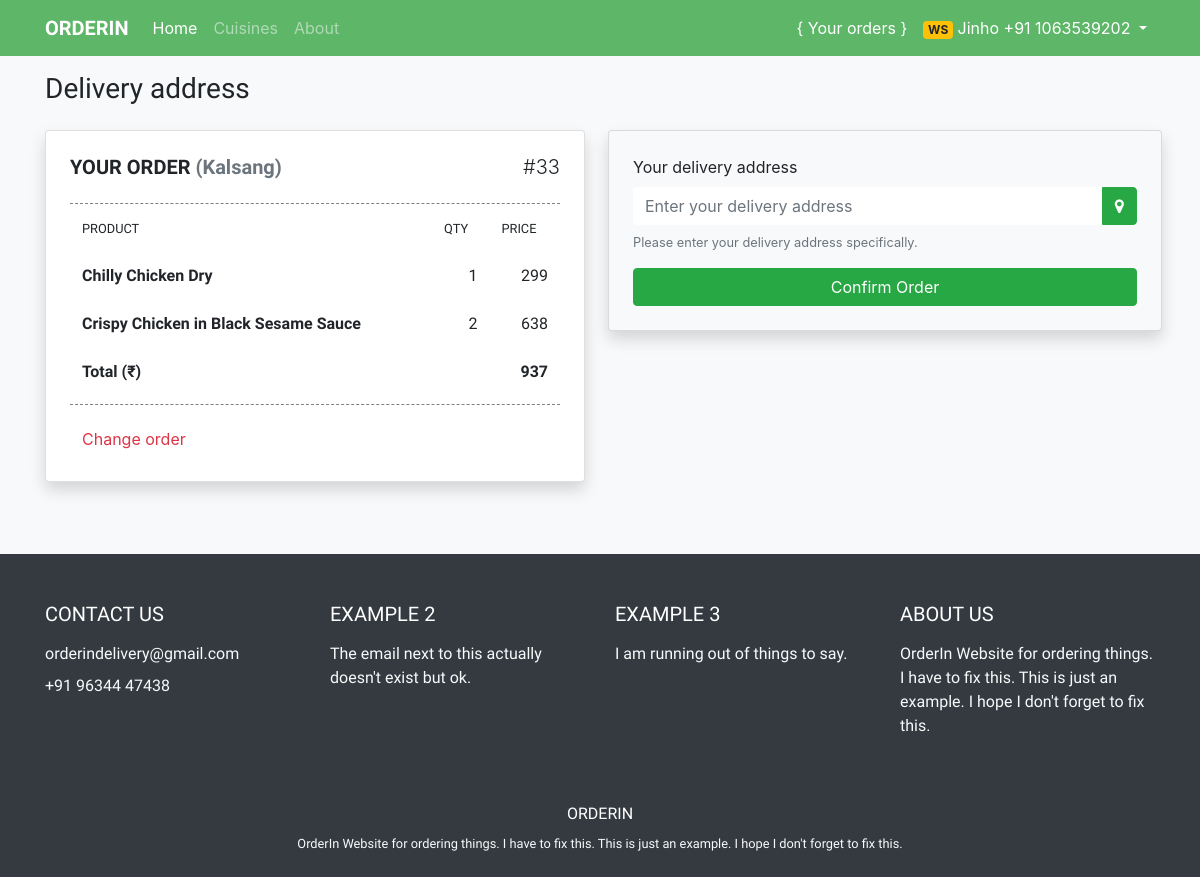
The page /address/2 (signed in) on the database its author committed.
### food/models.py (models this page shows, shortened)
class Profile(models.Model):
    user = models.OneToOneField(User, on_delete=models.CASCADE)
    location = models.CharField(max_length=64, blank=True)
    phoneNumber = models.CharField(max_length=64, blank=True)
    woodstock = models.BooleanField(default=False, blank=True)
    otp = models.CharField(max_length=64, default='')
    ownedRestaurant = models.ForeignKey(Restaurant, on_delete=models.CASCADE, related_name='owners', null=True)
    birthDate = models.DateField(null=True, blank=True)
    totalSpent = models.IntegerField(default=0)

class Restaurant(models.Model):
    name = models.CharField(max_length=50)
    nick = models.CharField(max_length=10, blank=True)
    cuisine = models.ManyToManyField(Cuisine, related_name='restaurants')
    description = models.TextField(blank=True)
    phoneNumber = models.CharField(max_length=50, blank=True)
    url = models.URLField(blank=True)
    openTime = models.TimeField(blank=True, null=True)
    closeTime = models.TimeField(blank=True, null=True)
    orderTime = models.TimeField(blank=True, null=True)
    totalOrderCount = models.IntegerField(default=0)
    averageOrderTime = models.TimeField(blank=True, null=True)
    averageCost = models.IntegerField(blank=True, null=True)

class Order(models.Model):
    user = models.ForeignKey(User, on_delete=models.CASCADE, related_name='orders')
    restaurant = models.ForeignKey(Restaurant, on_delete=models.CASCADE, related_name='orders')
    address = models.CharField(max_length=100, blank=True)
    status = models.IntegerField(default=0)
    orderedTime = models.DateTimeField(null=True)
    confirmedTime = models.DateTimeField(null=True)
    deliveredTime = models.DateTimeField(null=True)
    totalPrice = models.IntegerField(default=0)

class OrderItem(models.Model):
    orderList = models.ForeignKey(Order, on_delete=models.CASCADE, related_name='items')
    menuItem = models.ForeignKey(MenuItem, on_delete=models.CASCADE, related_name='orders')
    price = models.IntegerField(default=0)
    count = models.IntegerField(default=0)

class MenuItem(models.Model):
    name = models.CharField(max_length=50)
    price = models.IntegerField()
    description = models.TextField(blank=True)
    image = models.ImageField(upload_to='menu_item', blank=True)
    category = models.ForeignKey('Category', on_delete=models.CASCADE, related_name='menu', null=True)
    totalCount = models.IntegerField(default=0)

### food/views.py (the view)
# urls.py: path("address/<int:restaurantId>", views.address, name='address'),
@login_required
def address(request, restaurantId):
    try:
        restaurant = Restaurant.objects.get(pk=restaurantId)
    except Post.DoesNotExist:
        raise Http404("Restaurant does not exist")
    context = {
        "restaurant": restaurant
    }
    if request.user.is_authenticated:
        if request.method == 'POST':
            address = request.POST['address']
            if address == "":
                return HttpResponseRedirect(reverse('address', args=[restaurantId]))
            else:
                orderId = request.POST['orderId']
                order = Order.objects.get(id=orderId)
                order.address = address
                order.status = 1
                order.save()
                return HttpResponseRedirect(reverse('orders'))
        else:
            context['loggedIn'] = True
            try:
                currentOrder = Order.objects.get(user=request.user, restaurant=restaurant, status=0)
                context['currentOrder'] = currentOrder
            except:
                return HttpResponseRedirect(reverse('restaurant', args=[restaurantId]))
                print('Something went wrong.')
    else:
        context['loggedIn'] = False
    return render(request, "food/address.html", context)

### food/templatetags/food_extra.py (called while the page is built)
@register.filter
def multiply(value, arg):
    return value * arg

### food/templates/food/address.html (shortened to what this page needs)
{% extends "food/base.html" %}
{% load static %}
{% load food_extra %}
{% block body %}
<h3 class="my-3" id="f1">Delivery address</h3>
<div class="row mt-4 mb-5">
  <div class="col-12 col-lg-6 mb-4">
    <div class="card shadow" id="filter">
      <div class="card-body py-4 px-4" id="order-div">
        {% if loggedIn %}
        <div class="d-flex justify-content-between">
          <h5 class="card-text font-weight-bold f2">YOUR ORDER <span class="text-secondary">({{ restaurant.name }})</span></h5>
          <h5 class="font-weight-light">#{{ currentOrder.id }}</h5>
        </div>
        {% else %}
          <h5 class="card-text font-weight-bold f2">PLEASE LOGIN TO ORDER</h5>
        {% endif %}
        <hr class="orderList">
        <table class="table table-borderless f2 mt-n3">
          <thead>
             <tr class="font-weight-bold">
               <th scope="col"><small>PRODUCT</small></th>
               <th scope="col"><small>QTY</small></th>
               <th scope="col"><small>PRICE</small></th>
             </tr>
           </thead>
          <tbody id="order-list">
              {% for item in currentOrder.items.all %}
                <tr id="order-item-{{ item.id }}">
                  <td class="font-weight-bold">{{ item.menuItem.name }}</td>
                  <td class="text-right item-count">{{ item.count }}</td>
                  <td class="text-right item-price">{{ item.menuItem.price|multiply:item.count }}</td>
                </tr>
              {% endfor %}
          </tbody>
          <tfoot>
            <tr class="font-weight-bold">
              {% if currentOrder %}
                <td>Total (&#8377;)</td>
                <td></td>
                <td class="text-right"><span id="total-price">{{ currentOrder.totalPrice }}</span></td>
              {% else %}
                <td>Total (&#8377;)</td>
                <td></td>
                <td class="text-right"><span id="total-price">0</span></td>
              {% endif %}
            </tr>
          </tfoot>
        </table>
        <hr class="orderList mt-n2">
        <a class="btn btn-outline-danger border-0" href="{% url 'restaurant' restaurant.id %}">Change order</a>
      </div>
    </div>
  </div>
  <div class="col-12 col-lg-6 px-1 px-lg-2">
    <div class="card bg-light p-4 shadow rounded">
      <form action="{% url 'address' restaurant.id %}" method="post">
        <div class="form-group">
          <label for="exampleInputEmail1">Your delivery address</label>
          <div class="input-group mb-3">
            <input type="text" id="address" class="form-control border-0" name="address" value="" placeholder="Enter your delivery address">
            <div class="input-group-append">
              <div style="cursor: pointer;" class="btn btn-success" onclick="getLocation()"><i class="fa fa-map-marker" aria-hidden="true"></i></div>
            </div>
          </div>
          <small id="addressHelp" class="form-text text-muted mt-n2">Please enter your delivery address specifically.</small>
        </div>
        <button class="btn btn-success btn-block" type="submit" name="button">Confirm Order</button>
      </form>
    </div>
  </div>
</div>
{% endblock %}

### food/templates/food/nav.html (shortened to what this page needs)
<nav class="navbar sticky-top navbar-expand-lg navbar-dark" id="navback">
  <div class="container">
  <a class="navbar-brand font-weight-bold" href="{% url 'index' %}" id="logo">ORDERIN</a>
  <div class="collapse navbar-collapse" id="navbarSupportedContent">
    <ul class="navbar-nav mr-auto">
      <li class="nav-item active">
        <a class="nav-link" href="{% url 'index' %}">Home  <span class="sr-only">(current)</span></a>
      </li>
      <li class="nav-item">
        <a class="nav-link" href="{% url 'cuisines' %}">Cuisines</a>
      </li>
      <li class="nav-item">
        <a class="nav-link" href="{% url 'about' %}">About</a>
      </li>
    </ul>
    {% if request.user.is_authenticated %}
    <ul class="navbar-nav ml-auto">
      <li class="nav-item">
        <a class="nav-link text-white" href="{% url 'orders' %}">{ Your orders }</a>
      </li>
      <li class="nav-item dropdown">
        <a class="nav-link dropdown-toggle text-white" href="#" id="navbarDropdown" role="button" data-toggle="dropdown" aria-haspopup="true" aria-expanded="false">
          {% if user.profile.woodstock == True %}
            <span class="badge badge-warning">WS</span>
          {% endif %}
          {{ user.username|title }}
          {% if user.profile.phoneNumber %}+91 {{ user.profile.phoneNumber }}{% else %}<span class="badge badge-light">1</span>{% endif %}
        </a>
      </li>
    </ul>
    {% else %}
    <a class="btn btn-outline-light border-0 my-2 my-sm-0 mx-0 mx-md-2 d-block" href="{% url 'login' %}">Login</a>
    <a class="btn btn-outline-light my-2 my-sm-0 d-block" href="{% url 'register' %}">Register</a>
    {% endif %}
  </div>
  </div>
</nav>

### static/food/index.css (style rules this page uses)
#logo { font-family: 'Roboto Condensed', sans-serif; }
#navback { background-color: #5EB668 !important; }
#f1 { font-family: 'Nanum Gothic', sans-serif; }
.f2 { font-family: 'Raleway', sans-serif; }
#filter { position: -webkit-sticky; position: sticky; top: 80px; }
.orderList { border-top: 1px dashed grey; }

### rows shown on the page
Restaurant: name "Kalsang"
Order: id "33", totalPrice "937"
OrderItem: menuItem.name "Chilly Chicken Dry", count "1", menuItem.price|multiply "299"
OrderItem: menuItem.name "Crispy Chicken in Black Sesame Sauce", count "2", menuItem.price|multiply "638"

### other values the page prints
{{ user.username|title }} "Jinho"
{{ user.profile.phoneNumber }} "1063539202"
